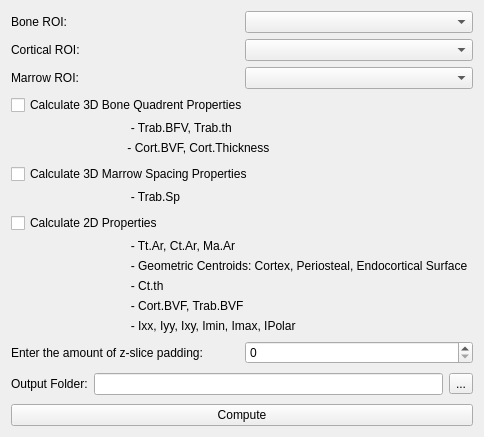
<?xml version="1.0" encoding="UTF-8"?>
<ui version="4.0">
 <class>MainForm</class>
 <widget class="QWidget" name="MainForm">
  <property name="geometry">
   <rect>
    <x>0</x>
    <y>0</y>
    <width>484</width>
    <height>437</height>
   </rect>
  </property>
  <property name="windowTitle">
   <string>Form</string>
  </property>
  <layout class="QVBoxLayout" name="verticalLayout">
   <item>
    <layout class="QHBoxLayout" name="BonehorizontalLayout">
     <item>
      <widget class="QLabel" name="BoneROIlabel">
       <property name="text">
        <string>Bone ROI:</string>
       </property>
      </widget>
     </item>
     <item>
      <widget class="OrsObjectClassComboBox" name="BoneROIcomboBox"/>
     </item>
    </layout>
   </item>
   <item>
    <layout class="QHBoxLayout" name="CorticalhorizontalLayout">
     <item>
      <widget class="QLabel" name="CorticalROIlabel">
       <property name="text">
        <string>Cortical ROI:</string>
       </property>
      </widget>
     </item>
     <item>
      <widget class="OrsObjectClassComboBox" name="CorticalROIcomboBox"/>
     </item>
    </layout>
   </item>
   <item>
    <layout class="QHBoxLayout" name="MarrowhorizontalLayout">
     <item>
      <widget class="QLabel" name="MarrowROIlabel">
       <property name="text">
        <string>Marrow ROI:</string>
       </property>
      </widget>
     </item>
     <item>
      <widget class="OrsObjectClassComboBox" name="MarrowROIcomboBox"/>
     </item>
    </layout>
   </item>
   <item>
    <widget class="QCheckBox" name="checkBox_calcBoneQuadrentProps">
     <property name="text">
      <string>Calculate 3D Bone Quadrent Properties</string>
     </property>
    </widget>
   </item>
   <item>
    <widget class="QLabel" name="label_2">
     <property name="text">
      <string>                                    - Trab.BFV, Trab.th</string>
     </property>
    </widget>
   </item>
   <item>
    <widget class="QLabel" name="label_3">
     <property name="text">
      <string>                                   - Cort.BVF, Cort.Thickness</string>
     </property>
    </widget>
   </item>
   <item>
    <spacer name="verticalSpacer">
     <property name="orientation">
      <enum>Qt::Vertical</enum>
     </property>
     <property name="sizeHint" stdset="0">
      <size>
       <width>20</width>
       <height>40</height>
      </size>
     </property>
    </spacer>
   </item>
   <item>
    <widget class="QCheckBox" name="checkBox_calcMarrowProps">
     <property name="text">
      <string>Calculate 3D Marrow Spacing Properties</string>
     </property>
    </widget>
   </item>
   <item>
    <widget class="QLabel" name="label_5">
     <property name="text">
      <string>                                    - Trab.Sp</string>
     </property>
    </widget>
   </item>
   <item>
    <spacer name="verticalSpacer_2">
     <property name="orientation">
      <enum>Qt::Vertical</enum>
     </property>
     <property name="sizeHint" stdset="0">
      <size>
       <width>20</width>
       <height>40</height>
      </size>
     </property>
    </spacer>
   </item>
   <item>
    <widget class="QCheckBox" name="checkBox_calcCorticalSliceProps">
     <property name="text">
      <string>Calculate 2D Properties</string>
     </property>
    </widget>
   </item>
   <item>
    <widget class="QLabel" name="label_6">
     <property name="text">
      <string>                                    - Tt.Ar, Ct.Ar, Ma.Ar</string>
     </property>
    </widget>
   </item>
   <item>
    <widget class="QLabel" name="label_7">
     <property name="text">
      <string>                                    - Geometric Centroids: Cortex, Periosteal, Endocortical Surface</string>
     </property>
    </widget>
   </item>
   <item>
    <widget class="QLabel" name="label_8">
     <property name="text">
      <string>                                    - Ct.th</string>
     </property>
    </widget>
   </item>
   <item>
    <widget class="QLabel" name="label_9">
     <property name="text">
      <string>                                    - Cort.BVF, Trab.BVF</string>
     </property>
    </widget>
   </item>
   <item>
    <widget class="QLabel" name="label_10">
     <property name="text">
      <string>                                    - Ixx, Iyy, Ixy, Imin, Imax, IPolar</string>
     </property>
    </widget>
   </item>
   <item>
    <spacer name="verticalSpacer_3">
     <property name="orientation">
      <enum>Qt::Vertical</enum>
     </property>
     <property name="sizeHint" stdset="0">
      <size>
       <width>20</width>
       <height>40</height>
      </size>
     </property>
    </spacer>
   </item>
   <item>
    <layout class="QHBoxLayout" name="horizontalLayout">
     <item>
      <widget class="QLabel" name="label">
       <property name="text">
        <string>Enter the amount of z-slice padding:</string>
       </property>
      </widget>
     </item>
     <item>
      <widget class="QSpinBox" name="zSlicePadding_spinBox">
       <property name="maximum">
        <number>250</number>
       </property>
      </widget>
     </item>
    </layout>
   </item>
   <item>
    <spacer name="verticalSpacer_4">
     <property name="orientation">
      <enum>Qt::Vertical</enum>
     </property>
     <property name="sizeHint" stdset="0">
      <size>
       <width>20</width>
       <height>40</height>
      </size>
     </property>
    </spacer>
   </item>
   <item>
    <layout class="QHBoxLayout" name="OutputFolderhorizontalLayout">
     <item>
      <widget class="QLabel" name="OutputFolderlabel">
       <property name="text">
        <string>Output Folder:</string>
       </property>
      </widget>
     </item>
     <item>
      <widget class="QLineEdit" name="OutputFolderlineEdit"/>
     </item>
     <item>
      <widget class="QToolButton" name="toolButton_OutputFolder">
       <property name="text">
        <string>...</string>
       </property>
      </widget>
     </item>
    </layout>
   </item>
   <item>
    <spacer name="verticalSpacer_5">
     <property name="orientation">
      <enum>Qt::Vertical</enum>
     </property>
     <property name="sizeHint" stdset="0">
      <size>
       <width>20</width>
       <height>40</height>
      </size>
     </property>
    </spacer>
   </item>
   <item>
    <layout class="QVBoxLayout" name="ComputeverticalLayout">
     <item>
      <widget class="QPushButton" name="ComputepushButton">
       <property name="text">
        <string>Compute</string>
       </property>
       <property name="checkable">
        <bool>true</bool>
       </property>
      </widget>
     </item>
    </layout>
   </item>
  </layout>
 </widget>
 <customwidgets>
  <customwidget>
   <class>OrsObjectClassComboBox</class>
   <extends>QComboBox</extends>
   <header>ORSServiceClass.ORSWidget.orsobjectclasscombobox.orsobjectclasscombobox</header>
  </customwidget>
 </customwidgets>
 <resources/>
 <connections/>
</ui>
